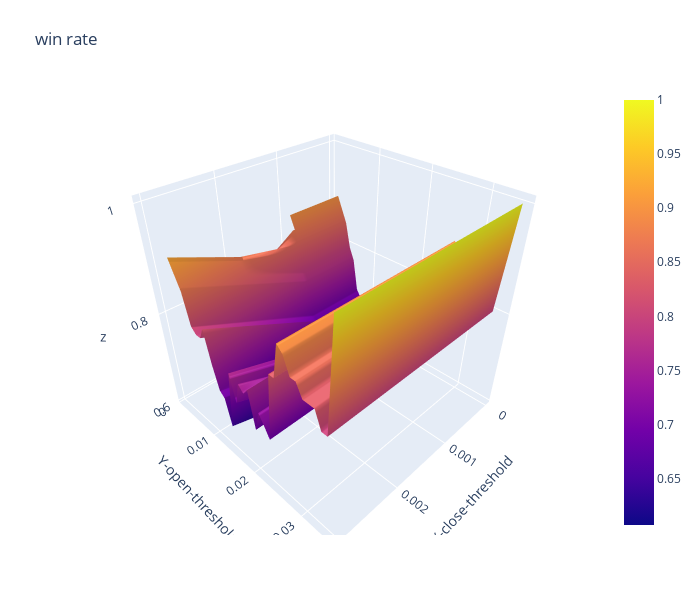

Source (notebook cell):
### Code cell
import plotly.graph_objects as go

x_data = df_win_rate.columns.to_list() # close threshold

y_data = df_win_rate.index.to_list() # open threshold

z_data = df_win_rate.copy(deep=True) # win rate

fig = go.Figure(data=[go.Surface(z=z_data.values,x=x_data,y=y_data)])

fig.update_layout(title="win rate", # 标题
                  autosize=False,  # 尺度自动缩放
                  width=700,  # 长宽
                  height=600,
                  margin=dict(l=65,r=50,b=65,t=90),  # 4个位置的距离
                  scene=dict(xaxis_title='X-close-threshold',yaxis_title='Y-open-threshold')
                 )

fig.show()

### Figure 1 — Plotly figure (JSON) as saved in the notebook; plotly's stock layout.template omitted (floating-point values rounded to 4 significant figures; data arrays with more than 128 entries replaced by an {"elided": "..."} marker saying what was removed)
{"data": [{"type": "surface", "x": [0, 0.001, 0.002, 0.003], "y": [0.001, 0.002, 0.003, 0.004, 0.005, 0.006, 0.007, 0.008, 0.009, 0.01, 0.011, 0.012, 0.013, 0.014, 0.015, 0.016, 0.017, 0.018, 0.019, 0.02, 0.021, 0.022, 0.023, 0.024, 0.025, 0.026, 0.027, 0.028, 0.029, 0.03, 0.031, 0.032, 0.033, 0.034, 0.035], "z": {"elided": "35x4 float values"}}], "layout": {"autosize": false, "height": 600, "margin": {"b": 65, "l": 65, "r": 50, "t": 90}, "scene": {"xaxis": {"title": {"text": "X-close-threshold"}}, "yaxis": {"title": {"text": "Y-open-threshold"}}}, "title": {"text": "win rate"}, "width": 700}}
